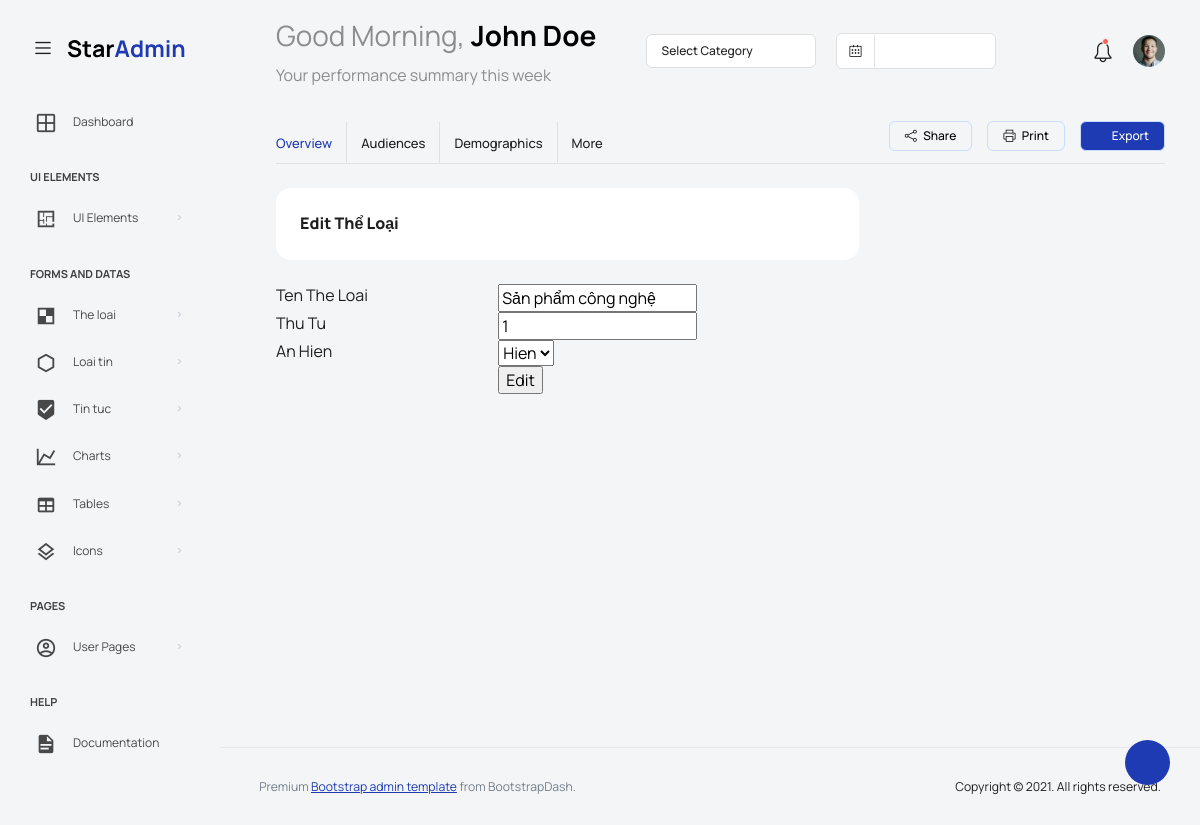
/phpk43/admin/edit_theloai.php?idTL=1 (signed in), run on the app's committed database.
### tables this page shows
CREATE TABLE `theloai` (
  `idTL` int(11) NOT NULL,
  `TenTL` varchar(255) NOT NULL,
  `ThuTu` int(11) DEFAULT NULL,
  `AnHien` tinyint(4) DEFAULT NULL
);

### phpk43/admin/edit_theloai.php (the view, shortened to what this page needs)
<?php include "header.php"; ?>
      <div class="main-panel">
        <div class="content-wrapper">
          <div class="row">
            <div class="col-sm-12">
              <div class="home-tab">
                <div class="d-sm-flex align-items-center justify-content-between border-bottom">
                  <ul class="nav nav-tabs" role="tablist">
                    <li class="nav-item">
                      <a class="nav-link active ps-0" id="home-tab" data-bs-toggle="tab" href="#overview" role="tab" aria-controls="overview" aria-selected="true">Overview</a>
                    </li>
                    <li class="nav-item">
                      <a class="nav-link" id="profile-tab" data-bs-toggle="tab" href="#audiences" role="tab" aria-selected="false">Audiences</a>
                    </li>
                    <li class="nav-item">
                      <a class="nav-link" id="contact-tab" data-bs-toggle="tab" href="#demographics" role="tab" aria-selected="false">Demographics</a>
                    </li>
                    <li class="nav-item">
                      <a class="nav-link border-0" id="more-tab" data-bs-toggle="tab" href="#more" role="tab" aria-selected="false">More</a>
                    </li>
                  </ul>
                  <div>
                    <div class="btn-wrapper">
                      <a href="#" class="btn btn-otline-dark align-items-center"><i class="icon-share"></i> Share</a>
                      <a href="#" class="btn btn-otline-dark"><i class="icon-printer"></i> Print</a>
                      <a href="#" class="btn btn-primary text-white me-0"><i class="icon-download"></i> Export</a>
                    </div>
                  </div>
                </div>
                <div class="tab-content tab-content-basic">
                  <div class="tab-pane fade show active" id="overview" role="tabpanel" aria-labelledby="overview">
                    <div class="row">
                      <div class="col-lg-8 d-flex flex-column">
                        <div class="row flex-grow">
                          <div class="col-12 grid-margin stretch-card">
                            <div class="card card-rounded">
                              <div class="card-body">
                              <h4 class="card-title card-title-dash">Edit thể loại</h4>
                              </div
                            </div>
                          </div>
                        </div>
                      </div>
                    </div>
                    <div class="row">
                        <div class="col-6">
                            <form action="xuly_edittheloai.php" method="get">
                                <?php
                                $idTL = $_GET['idTL'];
                                $str = "select*from theloai where idTL = $idTL";
                                $result = $conn->query($str);
                                $row = $result->fetch_assoc();
                                ?>
                                <div class="row">
                                    <div class="col-6">
                                        <label for="">
                                            Ten The Loai
                                        </label>
                                    </div>
                                    <div class="col-6">
                                        <input type="text" name = 'tentheloai' value = "<?php echo $row['TenTL']; ?>">
                                    </div>
                                    <div class="col-6">
                                        <label for="">
                                            Thu Tu
                                        </label>
                                    </div>
                                    <div class="col-6">
                                        <input type="text" name = 'thutu' value = "<?php echo $row['ThuTu']; ?>">
                                    </div>
                                    <div class="col-6">
                                        <label for="">
                                            An Hien
                                        </label>
                                    </div>
                                    <div class="col-6">
                                        <select name="anhien" id="">
                                            <option value="1" <?php if($row['AnHien'] == 1) echo "selected"; ?>>Hien</option>
                                        </select>
                                    </div>
                                    <div class="col-6"></div>
                                    <div class="col-6">
                                        <input type="submit" value="Edit">
                                    </div>
                                </div>
                            </form>
                        </div>
                    </div>
                  </div>
                </div>
              </div>
            </div>
          </div>
        </div>
      </div>
<?php include "footer.php"; ?>

### data on the page
theloai: tentheloai "Sản phẩm công nghệ", thutu "1", anhien "Hien"
